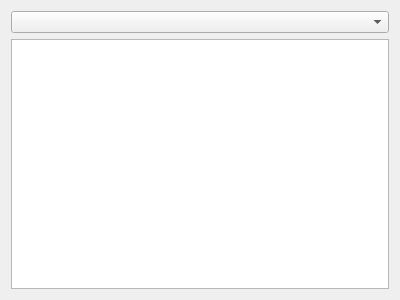
<?xml version="1.0" encoding="UTF-8"?>
<ui version="4.0">
 <class>WdgSvgCollection</class>
 <widget class="QWidget" name="WdgSvgCollection">
  <property name="geometry">
   <rect>
    <x>0</x>
    <y>0</y>
    <width>400</width>
    <height>300</height>
   </rect>
  </property>
  <property name="windowTitle">
   <string>Form</string>
  </property>
  <layout class="QVBoxLayout" name="verticalLayout">
   <item>
    <widget class="QComboBox" name="cmbCollections"/>
   </item>
   <item>
    <widget class="QListWidget" name="listCollection"/>
   </item>
  </layout>
 </widget>
 <resources/>
 <connections/>
</ui>
